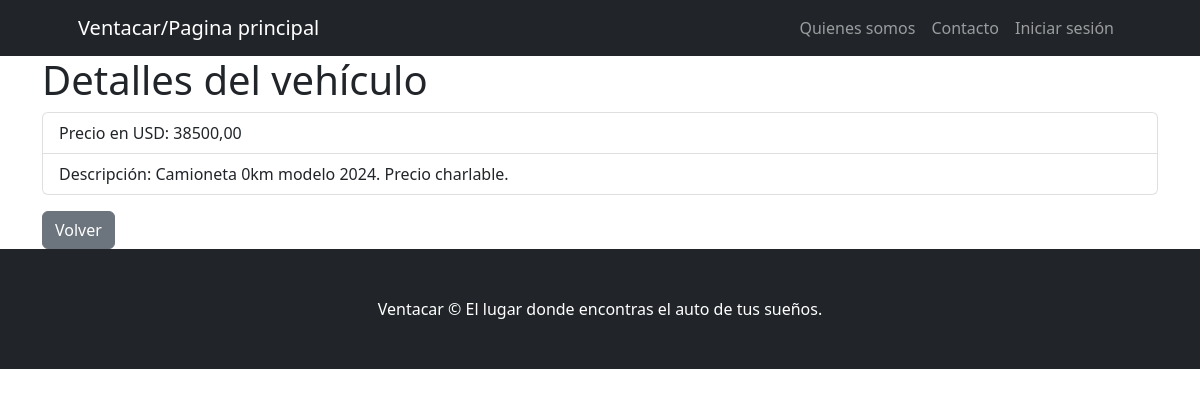
The page /vehiculos/vehiculo/detalle/14 on the database its author committed.
### vehiculos/models.py (models this page shows, shortened)
class Ver_vehiculos(models.Model):
    tipo = models.CharField(max_length=30)
    modelos = models.CharField(max_length=30)
    marcas = models.CharField(max_length=30)
    valor_dolares = models.DecimalField(max_digits=10, decimal_places=2, null = True)
    descripcion = models.CharField(max_length=400, null=True)
    class Meta:
        verbose_name = "Ver Vehículo"
        verbose_name_plural = "Ver Vehículos"

### vehiculos/views.py (the view)
# urls.py: path('vehiculo/detalle/<int:pk>', Ver_vehiculosDetail.as_view(), name='detalle_vehiculo'),
class Ver_vehiculosDetail(DetailView):
    model = Ver_vehiculos
    context_object_name = "vehiculo"
    template_name = "vehiculos/lista_vehiculos_detalle.html"

### vehiculos/templates/vehiculos/lista_vehiculos_detalle.html (shortened to what this page needs)
{% extends 'core/base.html' %}
{% block content %}
<div class="container">
    <h1>Detalles del vehículo</h1>
    <ul class="list-group">
        <li class="list-group-item">Precio en USD: {{ vehiculo.valor_dolares }}</li>
        <li class="list-group-item">Descripción: {{ vehiculo.descripcion }}</li>
    </ul>
    <div class="mt-3">
        <a href="{% url 'vehiculos:lista_vehiculos' %}" class="btn btn-secondary">Volver</a>
    </div>
</div>
{% endblock content %}

### rows shown on the page
Ver_vehiculos: valor_dolares "38500,00", descripcion "Camioneta 0km modelo 2024. Precio charlable."
